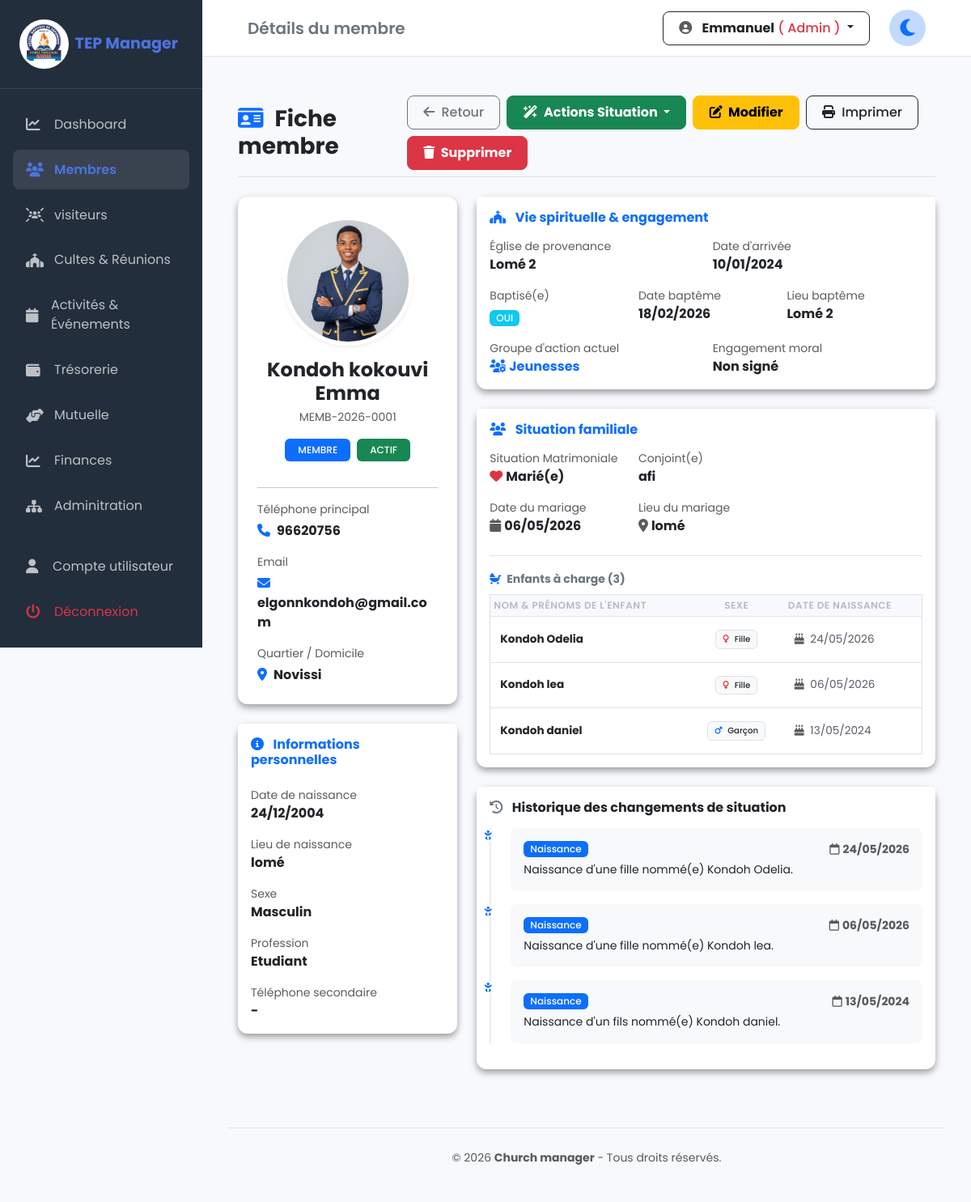
The app's page /membres/voir.php?id=1 (signed in) with its own data.
### tables this page shows
CREATE TABLE IF NOT EXISTS `membres` (
  `id` int NOT NULL AUTO_INCREMENT,
  `matricule` varchar(20) NOT NULL,
  `nom` varchar(100) NOT NULL,
  `prenoms` varchar(150) NOT NULL,
  `sexe` enum('Masculin','Feminin') NOT NULL,
  `date_naissance` date DEFAULT NULL,
  `lieu_naissance` varchar(100) DEFAULT NULL,
  `profession` varchar(100) DEFAULT NULL,
  `eglise_provenance` varchar(150) DEFAULT NULL,
  `date_arrivee` date DEFAULT NULL,
  `baptise` tinyint(1) DEFAULT '0',
  `date_bapteme` date DEFAULT NULL,
  `lieu_bapteme` varchar(150) DEFAULT NULL,
  `engagement_moral` tinyint(1) DEFAULT '0',
  `groupe_action` enum('Hommes','Femmes','Jeunesses','Enfants') DEFAULT NULL,
  `qualite` enum('Membre','Ami','Enfant') DEFAULT NULL,
  `statut_membre` enum('Actif','Inactif','Abandon','Depart') DEFAULT 'Actif',
  `telephone1` varchar(20) DEFAULT NULL,
  `telephone2` varchar(20) DEFAULT NULL,
  `email` varchar(100) DEFAULT NULL,
  `quartier` varchar(100) DEFAULT NULL,
  `situation_matrimoniale` enum('Marié(e)','Célibataire','Veuf(ve)','Divorcé(e)') DEFAULT 'Célibataire',
  `date_mariage` date DEFAULT NULL,
  `lieu_mariage` varchar(150) DEFAULT NULL,
  `nom_conjoint` varchar(200) DEFAULT NULL,
  `nombre_enfants` int DEFAULT '0',
  `photo` varchar(255) DEFAULT NULL,
  `commentaire` text,
  `date_enregistrement` timestamp NULL DEFAULT CURRENT_TIMESTAMP,
  `utilisateur_id` int DEFAULT NULL,
  PRIMARY KEY (`id`),
  UNIQUE KEY `matricule` (`matricule`),
  KEY `utilisateur_id` (`utilisateur_id`)
);

CREATE TABLE IF NOT EXISTS `enfants` (
  `id` int NOT NULL AUTO_INCREMENT,
  `membre_id` int NOT NULL,
  `enfant_membre_id` int DEFAULT NULL,
  `nom` varchar(100) DEFAULT NULL,
  `prenoms` varchar(150) DEFAULT NULL,
  `sexe` enum('Masculin','Feminin') DEFAULT NULL,
  `date_naissance` date DEFAULT NULL,
  PRIMARY KEY (`id`),
  KEY `fk_enfants_parent` (`membre_id`),
  KEY `fk_enfants_membre_enfant` (`enfant_membre_id`)
);

CREATE TABLE IF NOT EXISTS `historique_membre` (
  `id` int NOT NULL AUTO_INCREMENT,
  `membre_id` int NOT NULL,
  `type_evenement` enum('Naissance','Mariage','Baptême','Décès','Départ','Arrivée','Autre') NOT NULL,
  `description` text,
  `date_evenement` date DEFAULT NULL,
  `utilisateur_id` int DEFAULT NULL,
  PRIMARY KEY (`id`),
  KEY `utilisateur_id` (`utilisateur_id`),
  KEY `fk_historique_membre` (`membre_id`)
);

### membres/voir.php (the view, shortened to what the rows shown need)
<?php
require_once "../config/database.php";
$id = isset($_GET['id']) ? (int)$_GET['id'] : null;
$target_dir = realpath(__DIR__ . "/../assets/uploads/membres") . "/";
$stmt = $pdo->prepare("SELECT * FROM membres WHERE id = ?");
$stmt->execute([$id]);
$m = $stmt->fetch(PDO::FETCH_ASSOC);
$stmtEnfants = $pdo->prepare("SELECT * FROM enfants WHERE membre_id = ? ORDER BY date_naissance DESC");
$stmtEnfants->execute([$id]);
$enfants = $stmtEnfants->fetchAll(PDO::FETCH_ASSOC);
$stmtHist = $pdo->prepare("SELECT * FROM historique_membre WHERE membre_id = ? ORDER BY date_evenement DESC, id DESC");
$stmtHist->execute([$id]);
$historique = $stmtHist->fetchAll(PDO::FETCH_ASSOC);
require_once '../includes/header.php';
?>
<div class="container mt-4 mb-5">
    <div class="row g-4">
        <div class="col-lg-4">
            <div class="card border-0 shadow-sm text-center p-4 mb-4">
                <div class="mb-3 position-relative">
                    <?php if(!empty($m['photo']) && file_exists($target_dir . $m['photo'])): ?>
                        <img src="../assets/uploads/membres/<?= htmlspecialchars($m['photo']) ?>" class="rounded-circle shadow-sm border" style="width: 160px; height: 160px; object-fit: cover; border: 5px solid #fff !important;">
                    <?php else: ?>
                        <div class="mx-auto bg-light rounded-circle d-flex align-items-center justify-content-center border shadow-sm" style="width: 160px; height: 160px;">
                            <i class="fa fa-user fa-4x text-secondary opacity-20"></i>
                        </div>
                    <?php endif; ?>
                </div>
                <h4 class="fw-bold mb-1"><?= htmlspecialchars(($m['nom'] ?? '') . ' ' . ($m['prenoms'] ?? '')) ?></h4>
                <p class="text-muted small mb-3"><?= htmlspecialchars($m['matricule'] ?? 'Pas de matricule') ?></p>
                <div class="d-flex justify-content-center gap-2 mb-3">
                    <span class="badge bg-primary px-3 py-2 text-uppercase"><?= htmlspecialchars($m['qualite'] ?? 'Membre') ?></span>
                    <span class="badge bg-<?= ($m['statut_membre'] == 'Actif') ? 'success' : 'danger' ?> px-3 py-2 text-uppercase"><?= htmlspecialchars($m['statut_membre'] ?? 'Inactif') ?></span>
                </div>
                <hr class="my-3 opacity-10">
                <div class="text-start">
                    <div class="mb-3">
                        <small class="text-muted d-block mb-1">Téléphone principal</small>
                        <span class="fw-bold text-dark"><i class="fa fa-phone me-2 text-primary"></i><?= !empty($m['telephone1']) ? htmlspecialchars($m['telephone1']) : 'Non renseigné' ?></span>
                    </div>
                    <div class="mb-3">
                        <small class="text-muted d-block mb-1">Email</small>
                        <span class="fw-bold text-dark"><i class="fa fa-envelope me-2 text-primary"></i><?= !empty($m['email']) ? htmlspecialchars($m['email']) : 'Non renseigné' ?></span>
                    </div>
                    <div class="mb-0">
                        <small class="text-muted d-block mb-1">Quartier / Domicile</small>
                        <span class="fw-bold text-dark"><i class="fa fa-map-marker-alt me-2 text-primary"></i><?= !empty($m['quartier']) ? htmlspecialchars($m['quartier']) : 'Non renseigné' ?></span>
                    </div>
                </div>
            </div>
            <div class="card border-0 shadow-sm mb-4">
                <div class="card-body px-3">
                    <div class="row g-3">
                        <div class="col-sm-12">
                            <label class="text-muted small d-block">Date de naissance</label>
                            <span class="fw-bold text-dark"><?= (!empty($m['date_naissance']) && $m['date_naissance'] !== '0000-00-00') ? htmlspecialchars(date('d/m/Y', strtotime($m['date_naissance']))) : '-' ?></span>
                        </div>
                        <div class="col-sm-12">
                            <label class="text-muted small d-block">Lieu de naissance</label>
                            <span class="fw-bold text-dark"><?= htmlspecialchars($m['lieu_naissance'] ?: '-') ?></span>
                        </div>
                        <div class="col-sm-12">
                            <label class="text-muted small d-block">Sexe</label>
                            <span class="fw-bold text-dark"><?= htmlspecialchars($m['sexe'] ?? '-') ?></span>
                        </div>
                        <div class="col-sm-12">
                            <label class="text-muted small d-block">Profession</label>
                            <span class="fw-bold text-dark"><?= htmlspecialchars($m['profession'] ?: '-') ?></span>
                        </div>
                    </div>
                </div>
            </div>
        </div>
        <div class="col-lg-8">
            <div class="card border-0 shadow-sm mb-4">
                <div class="card-body pt-0">
                    <div class="row g-3">
                        <div class="col-sm-6">
                            <label class="text-muted small d-block">Église de provenance</label>
                            <span class="fw-bold text-dark"><?= htmlspecialchars($m['eglise_provenance'] ?: '-') ?></span>
                        </div>
                        <div class="col-sm-6">
                            <label class="text-muted small d-block">Date d'arrivée</label>
                            <span class="fw-bold text-dark"><?= (!empty($m['date_arrivee']) && $m['date_arrivee'] !== '0000-00-00') ? htmlspecialchars(date('d/m/Y', strtotime($m['date_arrivee']))) : '-' ?></span>
                        </div>
                        <?php if(!empty($m['baptise'])): ?>
                        <div class="col-sm-4">
                            <label class="text-muted small d-block">Date baptême</label>
                            <span class="fw-bold text-dark"><?= (!empty($m['date_bapteme']) && $m['date_bapteme'] !== '0000-00-00') ? htmlspecialchars(date('d/m/Y', strtotime($m['date_bapteme']))) : '-' ?></span>
                        </div>
                        <div class="col-sm-4">
                            <label class="text-muted small d-block">Lieu baptême</label>
                            <span class="fw-bold text-dark"><?= htmlspecialchars($m['lieu_bapteme'] ?: '-') ?></span>
                        </div>
                        <?php endif; ?>
                        <div class="col-sm-6">
                            <label class="text-muted small d-block">Groupe d'action actuel</label>
                            <span class="fw-bold text-primary"><i class="fa-solid fa-users-gear me-1"></i><?= htmlspecialchars($m['groupe_action'] ?: 'Aucun') ?></span>
                        </div>
                    </div>
                </div>
            </div>
            <div class="card border-0 shadow-sm mb-4">
                <div class="card-body pt-0">
                    <div class="row g-3 mb-4">
                        <div class="col-sm-4">
                            <label class="text-muted small d-block">Situation Matrimoniale</label>
                            <span class="fw-bold text-dark"><i class="fa-solid fa-heart text-danger me-1"></i><?= htmlspecialchars($m['situation_matrimoniale'] ?? 'Célibataire') ?></span>
                        </div>
                        <div class="col-sm-8">
                            <label class="text-muted small d-block">Conjoint(e)</label>
                            <span class="fw-bold text-dark"><?= htmlspecialchars($m['nom_conjoint'] ?: 'Aucun conjoint lié') ?></span>
                        </div>
                        <?php if(!empty($m['date_mariage']) && $m['date_mariage'] !== '0000-00-00'): ?>
                        <div class="col-sm-4">
                            <label class="text-muted small d-block">Date du mariage</label>
                            <span class="fw-bold text-dark"><i class="fa-solid fa-calendar me-1 text-muted"></i><?= htmlspecialchars(date('d/m/Y', strtotime($m['date_mariage']))) ?></span>
                        </div>
                        <div class="col-sm-8">
                            <label class="text-muted small d-block">Lieu du mariage</label>
                            <span class="fw-bold text-dark"><i class="fa-solid fa-location-dot me-1 text-muted"></i><?= htmlspecialchars($m['lieu_mariage'] ?: '-') ?></span>
                        </div>
                        <?php endif; ?>
                    </div>
                    <div class="border-top pt-3">
                        <?php if(!empty($enfants)): ?>
                            <div class="table-responsive">
                                <table class="table table-sm table-hover border align-middle mb-0" style="font-size: 0.85rem;">
                                    <thead class="table-light">
                                        <tr>
                                            <th>Nom & Prénoms de l'enfant</th>
                                            <th class="text-center">Sexe</th>
                                            <th>Date de naissance</th>
                                        </tr>
                                    </thead>
                                    <tbody>
                                        <?php foreach($enfants as $enf): ?>
                                            <tr>
                                                <td class="fw-bold text-dark"><?= htmlspecialchars($enf['nom'] . ' ' . $enf['prenoms']) ?></td>
                                                <td class="text-center">
                                                    <span class="badge bg-light text-dark border">
                                                        <?= $enf['sexe'] === 'Masculin' ? '<i class="fa-solid fa-mars text-primary me-1"></i> Garçon' : '<i class="fa-solid fa-venus text-danger me-1"></i> Fille' ?>
                                                    </span>
                                                </td>
                                                <td><i class="fa-solid fa-cake-candles text-muted me-1"></i> <?= htmlspecialchars(date('d/m/Y', strtotime($enf['date_naissance']))) ?></td>
                                            </tr>
                                        <?php endforeach; ?>
                                    </tbody>
                                </table>
                            </div>
                        <?php else: ?>
                            <p class="text-muted small fst-italic mb-0 bg-light p-2 rounded text-center">Aucun enfant déclaré pour l'instant.</p>
                        <?php endif; ?>
                    </div>
                </div>
            </div>
            <div class="card border-0 shadow-sm mb-4">
                <div class="card-body pt-0">
                    <?php if (!empty($historique)): ?>
                        <div class="position-relative ps-2" style="border-left: 2px solid #e9ecef;">
                            <?php foreach ($historique as $hist): ?>
                                <?php
                                    $icon = "fa-circle-dot"; $color = "secondary";
                                    if ($hist['type_evenement'] === 'Mariage') { $icon = "fa-heart text-danger"; $color = "danger"; }
                                    elseif ($hist['type_evenement'] === 'Naissance') { $icon = "fa-baby text-primary"; $color = "primary"; }
                                    elseif ($hist['type_evenement'] === 'Mouvement') { $icon = "fa-person-walking-arrow-right text-warning"; $color = "warning"; }
                                ?>
                                <div class="mb-3 position-relative">
                                    <div class="position-absolute bg-white d-flex align-items-center justify-content-center" style="left: -19px; top: 2px; width: 14px; height: 14px;">
                                        <i class="fa-solid <?= $icon ?>" style="font-size: 0.75rem;"></i>
                                    </div>
                                    <div class="ms-3 bg-light p-3 rounded-3 border-0">
                                        <div class="d-flex justify-content-between align-items-center mb-1">
                                            <span class="badge bg-<?= $color ?> text-white px-2 py-1 small" style="font-size:0.75rem;"><?= htmlspecialchars($hist['type_evenement']) ?></span>
                                            <small class="text-muted fw-bold"><i class="fa-regular fa-calendar me-1"></i><?= htmlspecialchars(date('d/m/Y', strtotime($hist['date_evenement']))) ?></small>
                                        </div>
                                        <p class="mb-0 small text-dark"><?= htmlspecialchars($hist['description']) ?></p>
                                    </div>
                                </div>
                            <?php endforeach; ?>
                        </div>
                    <?php else: ?>
                        <p class="text-muted small fst-italic mb-0 bg-light p-2 rounded text-center">Aucun événement n'est encore répertorié dans l'historique de ce membre.</p>
                    <?php endif; ?>
                </div>
            </div>
        </div>
    </div>
</div>
<?php require_once '../includes/footer.php'; ?>

### records on screen
membres: photo (picture), nom+prenoms "Kondoh kokouvi Emma", matricule "MEMB-2026-0001", qualite "MEMBRE", statut_membre "ACTIF", telephone1 "96620756", email "elgonnkondoh@gmail.com", quartier "Novissi", date_naissance "24/12/2004", lieu_naissance "lomé", sexe "Masculin", profession "Etudiant", eglise_provenance "Lomé 2", date_arrivee "10/01/2024", date_bapteme "18/02/2026", lieu_bapteme "Lomé 2", groupe_action "Jeunesses", situation_matrimoniale "Marié(e)", nom_conjoint "afi", date_mariage "06/05/2026", lieu_mariage "lomé"
enfants: nom+prenoms "Kondoh Odelia", sexe "Feminin" (drawn), date_naissance "24/05/2026"
enfants: nom+prenoms "Kondoh lea", sexe "Feminin" (drawn), date_naissance "06/05/2026"
enfants: nom+prenoms "Kondoh daniel", sexe "Masculin" (drawn), date_naissance "13/05/2024"
historique_membre: type_evenement "Naissance", date_evenement "24/05/2026", description "Naissance d'une fille nommé(e) Kondoh Odelia."
historique_membre: type_evenement "Naissance", date_evenement "06/05/2026", description "Naissance d'une fille nommé(e) Kondoh lea."
historique_membre: type_evenement "Naissance", date_evenement "13/05/2024", description "Naissance d'un fils nommé(e) Kondoh daniel."

### other values on screen
$titre_barre "Détails du membre"
$_SESSION['user_nom'] "Emmanuel"
$_SESSION['user_role_nom'] "Admin"
count($enfants) "3"
